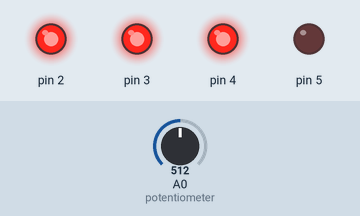
Simulated run of this sketch. Board: Arduino Uno, built with avr-gcc and run on an emulated ATmega328P. On the bench: output pins drawn as LEDs (lit = HIGH). Inputs (shaded band) come from the test bench; at power-on: A0 (potentiometer) = 512.

Above: at 1.2 s.
1.3 s: A0 (potentiometer) set to 555
At 2.0 s:
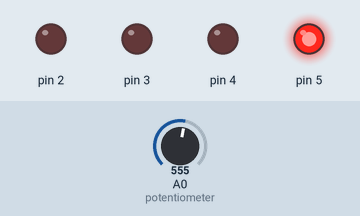
2.8 s: A0 (potentiometer) set to 716
At 3.4 s:
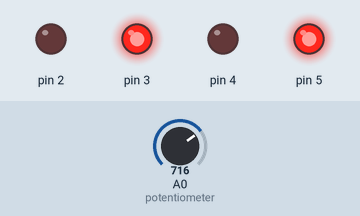
4.3 s: A0 (potentiometer) set to 758
At 4.7 s:
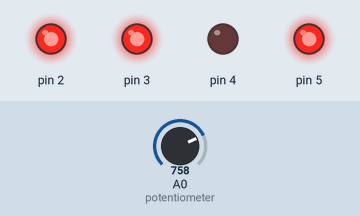
5.8 s: A0 (potentiometer) set to 900
At 6.1 s:
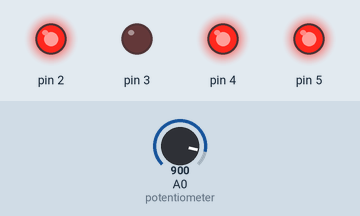
7.3 s: A0 (potentiometer) set to 945
8.8 s: A0 (potentiometer) set to 972
At 10.0 s:
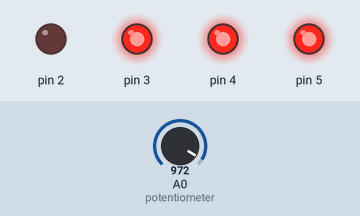
Timing chart, 0 to 11.3 s (numbered marks = the images above; inputs shaded):
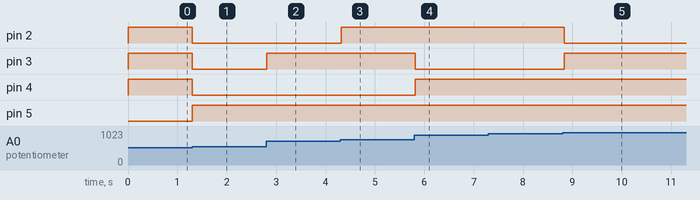

Measured:
- the behaviour switches between 545 and 546 on A0 (potentiometer) (found by bisection; images 0 and 1)
- the behaviour switches between 750 and 751 on A0 (potentiometer) (found by bisection; images 2 and 3)
- the behaviour switches between 954 and 955 on A0 (potentiometer) (found by bisection; images 4 and 5)
- after the input at 1.3 s, pin 2–4: HIGH → LOW at once; pin 5: LOW → HIGH at once
- after the input at 2.8 s, pin 3: LOW → HIGH at once
- after the input at 4.3 s, pin 2: LOW → HIGH at once
- after the input at 5.8 s, pin 3: HIGH → LOW at once; pin 4: LOW → HIGH at once
- after the input at 7.3 s, every drawn part: stays the same
- after the input at 8.8 s, pin 2: HIGH → LOW at once; pin 3: LOW → HIGH at once

The sketch:

aula12_nivel3.ino
```cpp
// Aula 12 – Nível 3: Revisão: binário com PWM
// Revisão: o potenciômetro escolhe 0 a 15, mostrado em binário nos LEDs
#include <Arduino.h>                    // funções do Arduino (pinMode, digitalWrite, delay...)
void setup() {                          // roda uma vez, quando a placa liga
  for (int pino = 2; pino <= 5; pino++) pinMode(pino, OUTPUT);   // pinos 2 a 5 como saída
}

void loop() {                           // repete para sempre
  int n = map(analogRead(A0), 0, 1023, 0, 15);   // converte a leitura em 0 a 15
  for (int bit = 0; bit < 4; bit++) {   // percorre os 4 bits
    digitalWrite(2 + bit, bitRead(n, bit));   // 2 + bit recebe bitRead(n, bit) (verdadeiro acende, falso apaga)
  }
  delay(50);                            // espera 50 ms
}
```
